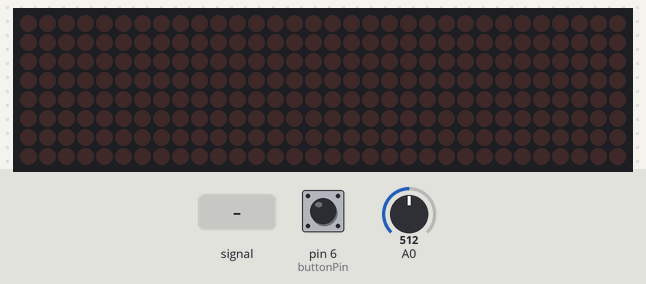
Recording of a sketch running on a simulated Arduino Uno, built with avr-gcc and run on an emulated ATmega328P. On the bench: 32×8 LED matrix. The inputs (shaded band) are chosen by the test bench; at power-on: A0 = 512, pin 6 (buttonPin) HIGH. EEPROM starts erased.

Above: at 1.2 s.
1.3 s: A0 fed a 200 Hz sine of ±81 counts around its level
At 1.53 s:
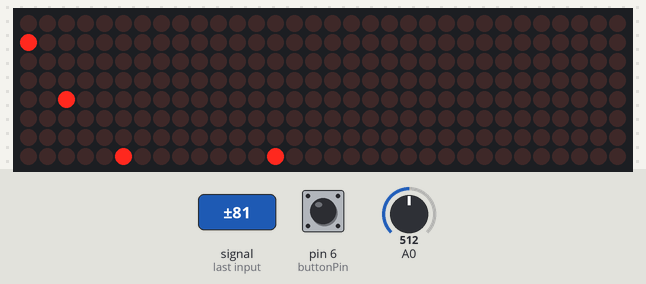
3.1 s: A0 set to 900
At 4.6 s:
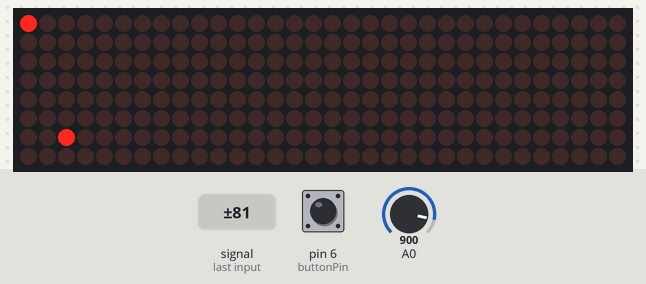
4.8 s: pin 6 (buttonPin) pulled LOW for 0.15 s
At 5.3 s:
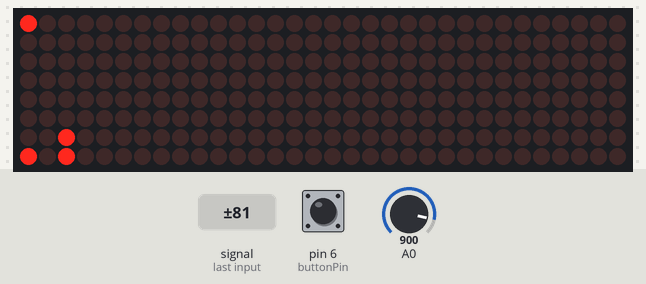
6.4 s: A0 set to 0
At 7.5 s:
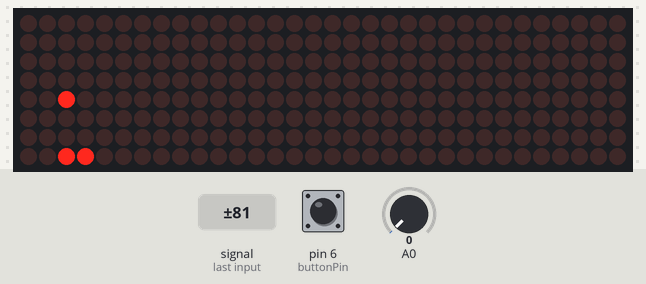
8.4 s: A0 set to 306
At 9.9 s:
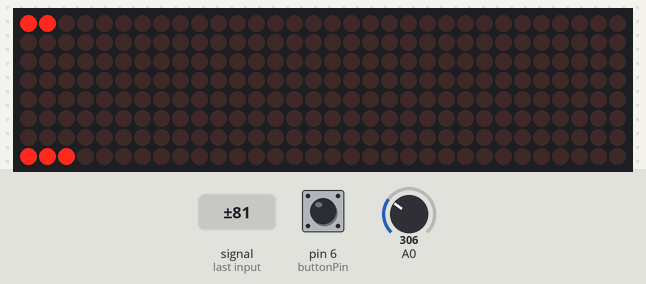
10.2 s: pin 6 (buttonPin) pulled LOW for 1 s
At 11.2 s:
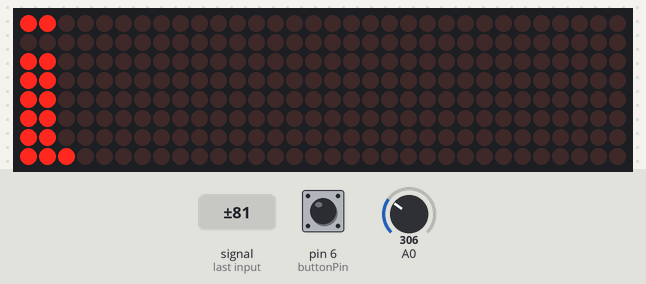
Timing chart, 0 to 13.2 s (numbered marks = the images above; inputs shaded):
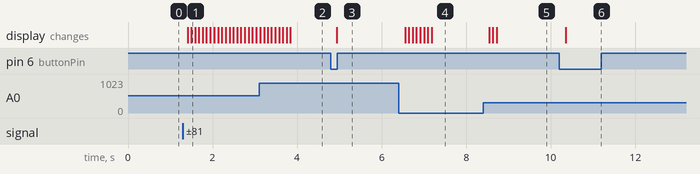

The sketch:

32_Band_LED_Spectrum_Analyzer.ino
```cpp
// (licence header left out)
#include <arduinoFFT.h>
#include <MD_MAX72xx.h>
#include <SPI.h>
#include <EEPROM.h>

#define SAMPLES 64                                            //Must be a power of 2
#define HARDWARE_TYPE MD_MAX72XX::FC16_HW                     // Set display type  so that  MD_MAX72xx library treets it properly
#define MAX_DEVICES  4                                        // Total number display modules
#define CLK_PIN   13                                          // Clock pin to communicate with display
#define DATA_PIN  11                                          // Data pin to communicate with display
#define CS_PIN    10                                          // Control pin to communicate with display
#define  xres 32                                              // Total number of  columns in the display, must be <= SAMPLES/2
#define  yres 8                                               // Total number of  rows in the display

int audio_response = 20;                                      // put a value between 10 and 80. Smaller the number, higher the audio response

int MY_ARRAY[]={0, 128, 192, 224, 240, 248, 252, 254, 255};   // default = standard pattern
int MY_MODE_1[]={0, 128, 192, 224, 240, 248, 252, 254, 255};  // standard pattern
int MY_MODE_2[]={0, 128, 64, 32, 16, 8, 4, 2, 1};             // only peak pattern
int MY_MODE_3[]={0, 128, 192, 160, 144, 136, 132, 130, 129};  // only peak +  bottom point
int MY_MODE_4[]={0, 128, 192, 160, 208, 232, 244, 250, 253};  // one gap in the top , 3rd light onwards

double vReal[SAMPLES];
double vImag[SAMPLES];
char data_avgs[xres];

int yvalue;
int displaycolumn , displayvalue;
int peaks[xres];
const int buttonPin = 6;                                      // the number of the pushbutton pin
int state = HIGH;                                             // the current reading from the input pin
int previousState = LOW;                                      // the previous reading from the input pin
int displaymode;
unsigned long lastDebounceTime = 0;                           // the last time the output pin was toggled
unsigned long debounceDelay = 50;                             // the debounce time; increase if the output flickers

MD_MAX72XX mx = MD_MAX72XX(HARDWARE_TYPE, CS_PIN, MAX_DEVICES);   // display object
arduinoFFT FFT = arduinoFFT();                                    // FFT object

void setup() {
    EEPROM.update(1,1);                                           //(memory address, value), RUN THIS FOR THE FIRST TIME
    displaymode = EEPROM.read(1);
    ADCSRA = 0b11100101;                                          // set ADC to free running mode and set pre-scalar to 32 (0xe5)
    ADMUX = 0b00000000;                                           // use pin A0 and external voltage reference
    pinMode(buttonPin, INPUT);
    mx.begin();                                                   // initialize display
    delay(50);                                                    // wait to get reference voltage stabilized
}

void loop() {
   // ++ Sampling
   for(int i=0; i<SAMPLES; i++)
    {
      while(!(ADCSRA & 0x10));                                    // wait for ADC to complete current conversion ie ADIF bit set
      ADCSRA = 0b11110101 ;                                       // clear ADIF bit so that ADC can do next operation (0xf5)
      int value = ADC - 512 ;                                     // Read from ADC and subtract DC offset caused value
      vReal[i]= value/8;                                          // Copy to bins after compressing
      vImag[i] = 0;
    }
    // -- Sampling


    // ++ FFT
    FFT.Windowing(vReal, SAMPLES, FFT_WIN_TYP_HAMMING, FFT_FORWARD);
    FFT.Compute(vReal, vImag, SAMPLES, FFT_FORWARD);
    FFT.ComplexToMagnitude(vReal, vImag, SAMPLES);
    // -- FFT


    // ++ re-arrange FFT result to match with no. of columns on display ( xres )
    int step = (SAMPLES/2)/xres;
    int c=0;
    for(int i=0; i<(SAMPLES/2); i+=step)
    {
      data_avgs[c] = 0;
      for (int k=0 ; k< step ; k++) {
          data_avgs[c] = data_avgs[c] + vReal[i+k];
      }
      data_avgs[c] = data_avgs[c]/step;
      c++;
    }
    // -- re-arrange FFT result to match with no. of columns on display ( xres )


    // ++ send to display according measured value
    for(int i=0; i<xres; i++)
    {
      data_avgs[i] = constrain(data_avgs[i],0,audio_response);              // set max & min values for buckets
      data_avgs[i] = map(data_avgs[i], 0, audio_response, 0, yres);         // remap averaged values to yres
      yvalue=data_avgs[i];

      peaks[i] = peaks[i]-1;    // decay by one light
      if (yvalue > peaks[i])
          peaks[i] = yvalue ;
      yvalue = peaks[i];
      displayvalue=MY_ARRAY[yvalue];
      displaycolumn=31-i;
      mx.setColumn(displaycolumn, displayvalue);                // for left to right
     }
     // -- send to display according measured value

    displayModeChange ();                                       // check if button pressed to change display mode

    int reading = digitalRead(buttonPin);
    if (reading == LOW)
    {
      switch (displaymode)
      {
      case 1:    //       move from mode 1 to 2
      for (int i=0 ; i<=8 ; i++ ) {
        MY_ARRAY[i]=MY_MODE_2[i];
      }
      break;
      case 2:    //       move from mode 2 to 3
      for (int i=0 ; i<=8 ; i++ ) {
        MY_ARRAY[i]=MY_MODE_3[i];
      }
      break;
      case 3:    //     move from mode 3 to 4
      for (int i=0 ; i<=8 ; i++ ) {
        MY_ARRAY[i]=MY_MODE_4[i];
      }
      break;
      case 4:    //      move from mode 4 to 1
      for (int i=0 ; i<=8 ; i++ ) {
        MY_ARRAY[i]=MY_MODE_1[i];
      }
      break;
      }
    }
}

void displayModeChange() {
  int reading = digitalRead(buttonPin);
  if (reading == HIGH && previousState == LOW && millis() - lastDebounceTime > debounceDelay) // works only when pressed
  {
   switch (displaymode)
   {
    case 1:    //       move from mode 1 to 2
      displaymode = 2;
      EEPROM.update(1,2);
      for (int i=0 ; i<=8 ; i++ ) {
        MY_ARRAY[i]=MY_MODE_2[i];
      }
      break;
    case 2:    //       move from mode 2 to 3
      displaymode = 3;
      EEPROM.update(1,3);
      for (int i=0 ; i<=8 ; i++ ) {
        MY_ARRAY[i]=MY_MODE_3[i];
      }
      break;
    case 3:    //     move from mode 3 to 4
      displaymode = 4;
      EEPROM.update(1,4);
      for (int i=0 ; i<=8 ; i++ ) {
        MY_ARRAY[i]=MY_MODE_4[i];
      }
      break;
    case 4:    //      move from mode 4 to 1
      displaymode = 1;
      EEPROM.update(1,1);
      for (int i=0 ; i<=8 ; i++ ) {
        MY_ARRAY[i]=MY_MODE_1[i];
      }
      break;
  }
    lastDebounceTime = millis();
  }
  previousState = reading;
}
```

Measured:
- after the input at 1.3 s, the display: first changes after 0.11 s (image 1 shows a later state)
- after the input at 3.1 s, the display: first differs from a run without the input after 0.12 s (image 2 shows a later state)
- after the input at 4.8 s, the display: changes after 0.14 s (image 3)
- after the input at 6.4 s, the display: first changes after 0.16 s (image 4 shows a later state)
- after the input at 8.4 s, the display: first changes after 0.15 s (image 5 shows a later state)
- after the input at 10.2 s, the display: changes after 0.15 s (image 6)
